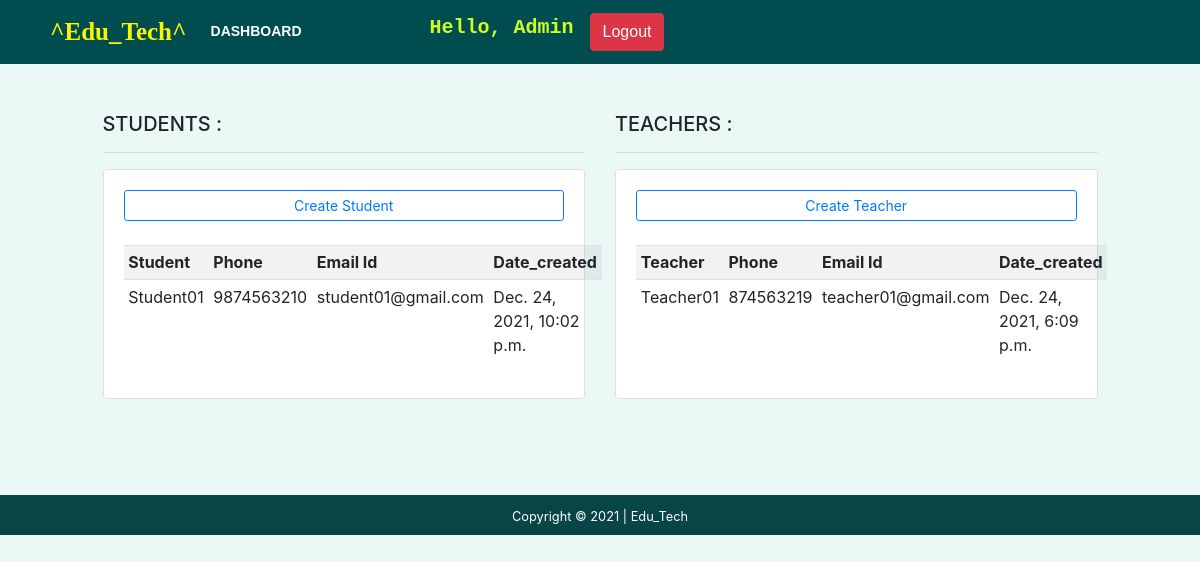
The app's page /home/ (signed in) with its own data.
### accounts/models.py (models this page shows, shortened)
class Student(models.Model):
    user = models.OneToOneField(
        User, null=True, blank=True, on_delete=models.CASCADE)
    name = models.CharField(max_length=200, null=True)
    phone = models.CharField(max_length=200, null=True)
    email = models.CharField(max_length=200, null=True)
    stuimg = models.ImageField(
        default="profile1.png", null=True, blank=True)
    date_created = models.DateTimeField(auto_now_add=True, null=True)

class Teacher(models.Model):
    user = models.OneToOneField(
        User, null=True, blank=True, on_delete=models.CASCADE)
    name = models.CharField(max_length=200, null=True)
    phone = models.CharField(max_length=200, null=True)
    email = models.CharField(max_length=200, null=True)
    teachimg = models.ImageField(
        default="profile1.png", null=True, blank=True)
    date_created = models.DateTimeField(auto_now_add=True, null=True)

### accounts/decorators.py (the view)
    def wrapper_function(request, *args, **kwargs):
        group = None
        if request.user.groups.exists():
            group = request.user.groups.all()[0].name
        if group == 'student' or group == None:
            return redirect('studentpage')
        if group == 'teacher':
            return redirect('teacherpage')
        if group == 'admin':
            return view_func(request, *args, **kwargs)

### accounts/views.py (called while the page is built)
@login_required(login_url='login')
@admin_only
def home(request):
	Students = Student.objects.all()
	Teachers = Teacher.objects.all()
	context = {'Students':Students,'Teachers':Teachers}
	return render(request, 'accounts/dashboard.html',context)

### accounts/templates/accounts/dashboard.html (shortened to what this page needs)
{% extends 'accounts/main.html' %}
{% block content %}
{% if request.user.is_superuser %}
<br>
	<br>
<div class="row" >
	<div class="col-md-5 offset-1 ">
		<h5>STUDENTS :</h5>
		<hr>
		<div class="card card-body">
			<a class="btn btn-outline-primary  btn-sm btn-block" href="http://127.0.0.1:8000/admin/accounts/student/">Create Student</a>
			<br>
			<table class="table table-sm table-striped">
				<tr>
					<th>Student</th>
					<th>Phone</th>
					<th>Email Id</th>
					<th>Date_created</th>
				</tr>
				{% for Stu in Students %}
				<tr>
					<td>{{Stu.name}}</td>
					<td>{{Stu.phone}}</td>
					<td>{{Stu.email}}</td>
					<td>{{Stu.date_created}}</td>
				</tr>
				{% endfor %}
			</table>
		</div>
	</div>
	<div class="col-md-5  ">
		<h5>TEACHERS :</h5>
		<hr>
		<div class="card card-body">
			<a class="btn btn-outline-primary  btn-sm btn-block" href="http://127.0.0.1:8000/admin/accounts/teacher/">Create Teacher</a>
			<br>
			<table class="table table-sm table-striped">
				<tr>
					<th>Teacher</th>
					<th>Phone</th>
					<th>Email Id</th>
					<th>Date_created</th>
				</tr>
				{% for Teach in Teachers %}
				<tr>
					<td>{{Teach.name}}</td>
					<td>{{Teach.phone}}</td>
					<td>{{Teach.email}}</td>
					<td>{{Teach.date_created}}</td>
				</tr>
				{% endfor %}
			</table>
		</div>
	</div>
</div>
<br>
<br>
{% endif %}
{% endblock %}

### accounts/templates/accounts/main.html (shortened to what this page needs)
<!doctype html>
{% load static %}
<html lang="en">
<head>
    <link rel="stylesheet" href="https://cdn.jsdelivr.net/npm/bootstrap@4.6.0/dist/css/bootstrap.min.css"
>
</head>
<body>
    <nav class="navbar navbar-expand-lg navbar-dark " style=" padding-left: 50px; background-color: rgb(0, 77, 80);">
        <a class="navbar-brand" style=" font-weight:bold;font-size: 25px; font-family:Cursive; color: rgb(250, 245, 0);"
            href="">
            ^Edu_Tech^ </a>
        <div class="collapse navbar-collapse" id="navbarNavDropdown"
            style=" font-family:sans-serif ; font-size: 14px;font-weight: bolder; ">
            <ul class="navbar-nav">
                {% if request.user.is_staff %}
                <li class="nav-item active">
                    <a class="nav-link" href=" {% url 'home' %} "> DASHBOARD </a>
                </li>
                <span class="hello-msg"
                    style="font-size: 20px;color: rgb(206, 253, 36); padding-left: 120px;font-weight: bold; font-family: 'Courier New', Courier, monospace;">Hello,
                    {{request.user|capfirst}}</span>
                <li class="nav-item active">
                    <a class="nav-link" href=""> </a>
                </li>
                <span><a class="hello-msg btn btn-danger" href="{% url 'logout' %}">Logout</a></span>
                {% endif %}
            </ul>
        </div>
    </nav>
    {% block content %}
    {% endblock content %}
    <footer class="container-fluid text-center p-2 mt-5" style="background-color: rgb(7, 69, 71);">
        <small class="text-white">Copyright &copy; 2021 | Edu_Tech  </small>
    </footer>
</body>
</html>

### accounts/templates/accounts/main.html (style rules this page uses)
body { background-color: rgb(234, 248, 246); }

### records on screen
Student: name "Student01", phone "9874563210", email "student01@gmail.com", date_created "Dec. 24, 2021, 10:02 p.m."
Teacher: name "Teacher01", phone "874563219", email "teacher01@gmail.com", date_created "Dec. 24, 2021, 6:09 p.m."

### other values on screen
{{ request.user|capfirst }} "Admin"
